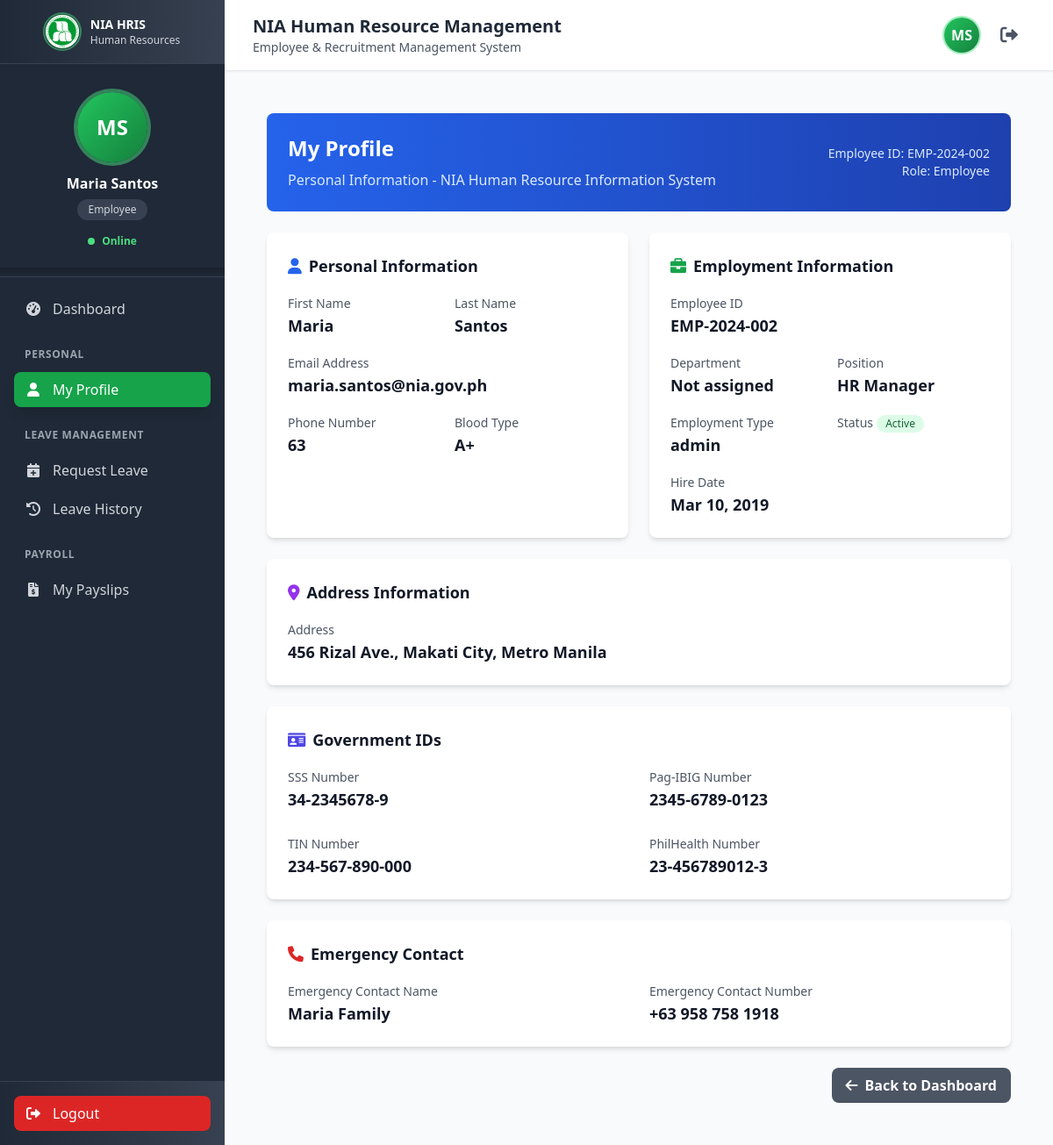
Page /employee-profile.php (signed in) on the committed database.
### tables this page shows
CREATE TABLE IF NOT EXISTS `employees` (
  `id` int(11) NOT NULL AUTO_INCREMENT,
  `employee_id` varchar(20) NOT NULL,
  `first_name` varchar(50) NOT NULL,
  `last_name` varchar(50) NOT NULL,
  `email` varchar(100) NOT NULL,
  `password` varchar(255) DEFAULT NULL,
  `position` varchar(100) NOT NULL,
  `department` varchar(100) NOT NULL,
  `department_id` int(11) DEFAULT NULL,
  `employee_type` enum('faculty','staff','admin') DEFAULT 'staff',
  `hire_date` date NOT NULL,
  `phone` varchar(20) DEFAULT NULL,
  `sss_number` varchar(20) DEFAULT NULL,
  `pagibig_number` varchar(20) DEFAULT NULL,
  `tin_number` varchar(20) DEFAULT NULL,
  `philhealth_number` varchar(20) DEFAULT NULL,
  `address` text DEFAULT NULL,
  `is_active` tinyint(1) DEFAULT 1,
  `created_at` timestamp NOT NULL DEFAULT current_timestamp(),
  `updated_at` timestamp NULL DEFAULT NULL ON UPDATE current_timestamp(),
  `blood_type` varchar(10) DEFAULT NULL,
  `medical_conditions` text DEFAULT NULL,
  `allergies` text DEFAULT NULL,
  `medications` text DEFAULT NULL,
  `last_medical_checkup` date DEFAULT NULL,
  `medical_notes` text DEFAULT NULL,
  `emergency_contact_name` varchar(100) DEFAULT NULL,
  `emergency_contact_number` varchar(20) DEFAULT NULL,
  PRIMARY KEY (`id`),
  UNIQUE KEY `employee_id` (`employee_id`),
  UNIQUE KEY `email` (`email`),
  KEY `idx_department` (`department`),
  KEY `idx_employee_type` (`employee_type`),
  KEY `idx_department_id` (`department_id`),
  CONSTRAINT `fk_employees_department` FOREIGN KEY (`department_id`) REFERENCES `departments` (`id`) ON DELETE SET NULL ON UPDATE CASCADE
);

### employee-profile.php (the view, shortened to what this page needs)
<?php
require_once 'config/database.php';
$user_id = $_SESSION['user_id'];
$user_query = "SELECT email FROM users WHERE id = ?";
$user_stmt = mysqli_prepare($conn, $user_query);
mysqli_stmt_bind_param($user_stmt, "i", $user_id);
mysqli_stmt_execute($user_stmt);
$user_info = mysqli_fetch_assoc(mysqli_stmt_get_result($user_stmt));
$user_email = $user_info['email'] ?? '';
$employee_query = "SELECT e.*, d.name as department_name
                   FROM employees e
                   LEFT JOIN departments d ON e.department_id = d.id
                   WHERE e.email = ? AND e.is_active = 1";
$employee_stmt = mysqli_prepare($conn, $employee_query);
mysqli_stmt_bind_param($employee_stmt, "s", $user_email);
mysqli_stmt_execute($employee_stmt);
$employee = mysqli_fetch_assoc(mysqli_stmt_get_result($employee_stmt));
include 'includes/header.php';
?>
<div class="container mx-auto px-4 py-6">
    <div class="bg-gradient-to-r from-blue-600 to-blue-800 text-white rounded-lg p-6 mb-6">
        <div class="flex items-center justify-between">
            <div>
                <h1 class="text-2xl font-bold mb-2">My Profile</h1>
                <p class="text-blue-100">Personal Information - NIA Human Resource Information System</p>
            </div>
            <div class="text-right">
                <p class="text-sm text-blue-100">Employee ID: <?php echo htmlspecialchars($employee['employee_id']); ?></p>
                <p class="text-sm text-blue-100">Role: Employee</p>
            </div>
        </div>
    </div>
    <div class="grid grid-cols-1 lg:grid-cols-2 gap-6">
        <div class="bg-white rounded-lg shadow-md p-6">
            <h3 class="text-lg font-semibold text-gray-900 mb-4 flex items-center">
                <i class="fas fa-user mr-2 text-blue-600"></i>Personal Information
            </h3>
            <div class="space-y-4">
                <div class="grid grid-cols-2 gap-4">
                    <div>
                        <label class="text-sm font-medium text-gray-600">First Name</label>
                        <p class="text-lg font-semibold text-gray-900"><?php echo htmlspecialchars($employee['first_name']); ?></p>
                    </div>
                    <div>
                        <label class="text-sm font-medium text-gray-600">Last Name</label>
                        <p class="text-lg font-semibold text-gray-900"><?php echo htmlspecialchars($employee['last_name']); ?></p>
                    </div>
                </div>
                <div>
                    <label class="text-sm font-medium text-gray-600">Email Address</label>
                    <p class="text-lg font-semibold text-gray-900"><?php echo htmlspecialchars($employee['email']); ?></p>
                </div>
                <div class="grid grid-cols-2 gap-4">
                    <div>
                        <label class="text-sm font-medium text-gray-600">Phone Number</label>
                        <p class="text-lg font-semibold text-gray-900"><?php echo htmlspecialchars($employee['phone'] ?? 'N/A'); ?></p>
                    </div>
                    <div>
                        <label class="text-sm font-medium text-gray-600">Blood Type</label>
                        <p class="text-lg font-semibold text-gray-900"><?php echo htmlspecialchars($employee['blood_type'] ?? 'N/A'); ?></p>
                    </div>
                </div>
            </div>
        </div>
        <div class="bg-white rounded-lg shadow-md p-6">
            <h3 class="text-lg font-semibold text-gray-900 mb-4 flex items-center">
                <i class="fas fa-briefcase mr-2 text-green-600"></i>Employment Information
            </h3>
            <div class="space-y-4">
                <div>
                    <label class="text-sm font-medium text-gray-600">Employee ID</label>
                    <p class="text-lg font-semibold text-gray-900"><?php echo htmlspecialchars($employee['employee_id']); ?></p>
                </div>
                <div class="grid grid-cols-2 gap-4">
                    <div>
                        <label class="text-sm font-medium text-gray-600">Department</label>
                        <p class="text-lg font-semibold text-gray-900"><?php echo htmlspecialchars($employee['department_name'] ?? 'Not assigned'); ?></p>
                    </div>
                    <div>
                        <label class="text-sm font-medium text-gray-600">Position</label>
                        <p class="text-lg font-semibold text-gray-900"><?php echo htmlspecialchars($employee['position'] ?? 'Not specified'); ?></p>
                    </div>
                </div>
                <div class="grid grid-cols-2 gap-4">
                    <div>
                        <label class="text-sm font-medium text-gray-600">Employment Type</label>
                        <p class="text-lg font-semibold text-gray-900"><?php echo htmlspecialchars($employee['employee_type'] ?? 'Not specified'); ?></p>
                    </div>
                    <div>
                        <label class="text-sm font-medium text-gray-600">Status</label>
                        <span class="inline-flex items-center px-2.5 py-0.5 rounded-full text-xs font-medium <?php echo ($employee['is_active'] ?? 0) ? 'bg-green-100 text-green-800' : 'bg-red-100 text-red-800'; ?>">
                            <?php echo ($employee['is_active'] ?? 0) ? 'Active' : 'Inactive'; ?>
                        </span>
                    </div>
                </div>
                <div>
                    <label class="text-sm font-medium text-gray-600">Hire Date</label>
                    <p class="text-lg font-semibold text-gray-900"><?php echo (!empty($employee['hire_date']) && $employee['hire_date'] !== '0000-00-00') ? date('M d, Y', strtotime($employee['hire_date'])) : 'Not specified'; ?></p>
                </div>
            </div>
        </div>
    </div>
    <div class="bg-white rounded-lg shadow-md p-6 mt-6">
        <h3 class="text-lg font-semibold text-gray-900 mb-4 flex items-center">
            <i class="fas fa-map-marker-alt mr-2 text-purple-600"></i>Address Information
        </h3>
        <div>
            <label class="text-sm font-medium text-gray-600">Address</label>
            <p class="text-lg font-semibold text-gray-900"><?php echo htmlspecialchars($employee['address'] ?? 'Not specified'); ?></p>
        </div>
    </div>
    <div class="bg-white rounded-lg shadow-md p-6 mt-6">
        <h3 class="text-lg font-semibold text-gray-900 mb-4 flex items-center">
            <i class="fas fa-id-card mr-2 text-indigo-600"></i>Government IDs
        </h3>
        <div class="grid grid-cols-1 md:grid-cols-2 gap-6">
            <div>
                <label class="text-sm font-medium text-gray-600">SSS Number</label>
                <p class="text-lg font-semibold text-gray-900"><?php echo htmlspecialchars($employee['sss_number'] ?? 'Not specified'); ?></p>
            </div>
            <div>
                <label class="text-sm font-medium text-gray-600">Pag-IBIG Number</label>
                <p class="text-lg font-semibold text-gray-900"><?php echo htmlspecialchars($employee['pagibig_number'] ?? 'Not specified'); ?></p>
            </div>
            <div>
                <label class="text-sm font-medium text-gray-600">TIN Number</label>
                <p class="text-lg font-semibold text-gray-900"><?php echo htmlspecialchars($employee['tin_number'] ?? 'Not specified'); ?></p>
            </div>
            <div>
                <label class="text-sm font-medium text-gray-600">PhilHealth Number</label>
                <p class="text-lg font-semibold text-gray-900"><?php echo htmlspecialchars($employee['philhealth_number'] ?? 'Not specified'); ?></p>
            </div>
        </div>
    </div>
    <div class="bg-white rounded-lg shadow-md p-6 mt-6">
        <h3 class="text-lg font-semibold text-gray-900 mb-4 flex items-center">
            <i class="fas fa-phone mr-2 text-red-600"></i>Emergency Contact
        </h3>
        <div class="grid grid-cols-1 md:grid-cols-2 gap-6">
            <div>
                <label class="text-sm font-medium text-gray-600">Emergency Contact Name</label>
                <p class="text-lg font-semibold text-gray-900"><?php echo htmlspecialchars($employee['emergency_contact_name'] ?? 'Not specified'); ?></p>
            </div>
            <div>
                <label class="text-sm font-medium text-gray-600">Emergency Contact Number</label>
                <p class="text-lg font-semibold text-gray-900"><?php echo htmlspecialchars($employee['emergency_contact_number'] ?? 'Not specified'); ?></p>
            </div>
        </div>
    </div>
    <div class="mt-6 flex justify-end">
        <a href="employee-dashboard.php" class="bg-gray-600 hover:bg-gray-700 text-white font-bold py-2 px-4 rounded-lg transition-colors">
            <i class="fas fa-arrow-left mr-2"></i>Back to Dashboard
        </a>
    </div>
</div>

### includes/header.php (style rules this page uses)
body, html { overflow-x: hidden; max-width: 100vw; }

### rows in the picture
employees: employee "EMP-2024-002", first_name "Maria", last_name "Santos", email "maria.santos@nia.gov.ph", phone "63", blood_type "A+", position "HR Manager", employee_type "admin", hire_date "Mar 10, 2019", address "456 Rizal Ave., Makati City, Metro Manila", sss_number "34-2345678-9", pagibig_number "2345-6789-0123", tin_number "234-567-890-000", philhealth_number "23-456789012-3", emergency_contact_name "Maria Family", emergency_contact_number "+63 958 758 1918"

### other values in the picture
$_SESSION['first_name'] . ' ' . $_SESSION['last_name'] "Maria Santos"
str_replace('_', ' ', $_SESSION['role']) "Employee"
$employee['department_name'] "Not assigned"
